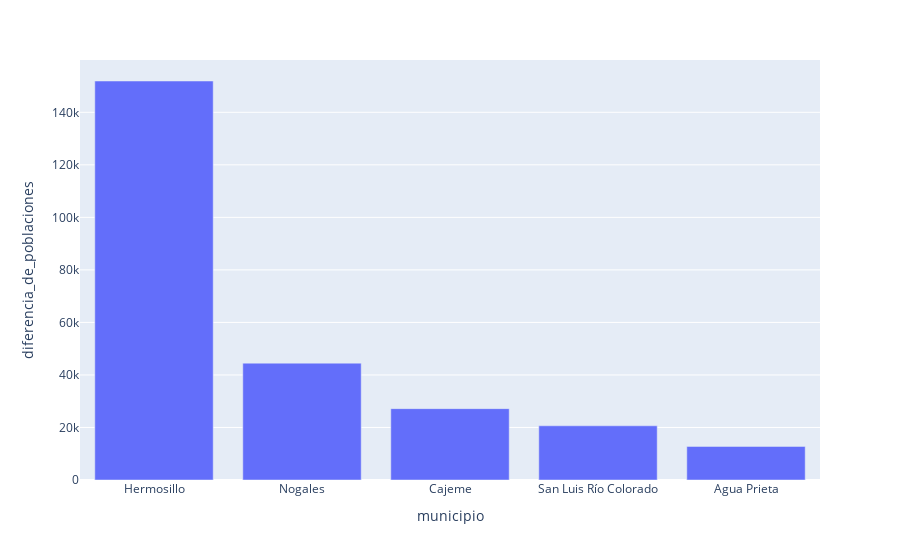

This figure's notebook cell:
### Code cell
import plotly.express as px
fig = px.bar(lista, x='municipio', y='diferencia_de_poblaciones')
fig.show()

### Figure 1 — Plotly figure (JSON) as saved in the notebook; plotly's stock layout.template omitted (floating-point values rounded to 4 significant figures)
{"data": [{"alignmentgroup": "True", "hovertemplate": "municipio=%{x}<br>diferencia_de_poblaciones=%{y}<extra></extra>", "legendgroup": "", "marker": {"color": "#636efa", "pattern": {"shape": ""}}, "name": "", "offsetgroup": "", "orientation": "v", "showlegend": false, "textposition": "auto", "type": "bar", "x": ["Hermosillo", "Nogales", "Cajeme", "San Luis Río Colorado", "Agua Prieta"], "xaxis": "x", "y": [151921, 44490, 27174, 20641, 12791], "yaxis": "y"}], "layout": {"barmode": "relative", "legend": {"tracegroupgap": 0}, "margin": {"t": 60}, "xaxis": {"anchor": "y", "domain": [0, 1], "title": {"text": "municipio"}}, "yaxis": {"anchor": "x", "domain": [0, 1], "title": {"text": "diferencia_de_poblaciones"}}}}
